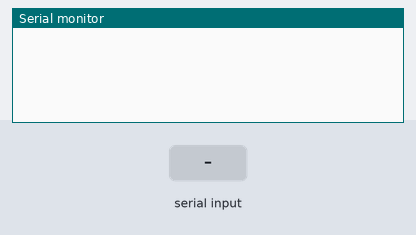
Bench run of a sketch on a simulated Arduino Uno, built with avr-gcc and run on an emulated ATmega328P. On the bench: the last lines printed to the serial monitor. Wiring (inferred from the names in the program): DS1307 clock at I2C address 0x68. The inputs (shaded band) are chosen by the test bench. The local clock reads 2024-03-15 10:24:30 at power-on unless the sketch sets it.

Above: at 2.2 s.
2.3 s: "a90\n" received over Serial
At 3.1 s:
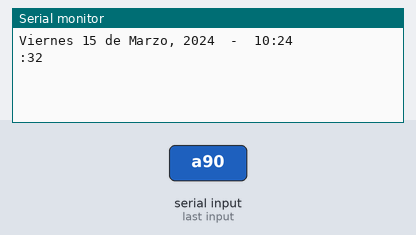
3.8 s: byte 97 ('a') received over Serial
At 4.2 s:
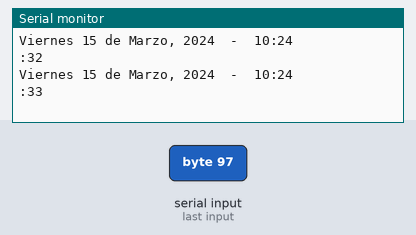
5.3 s: "a,45\n" received over Serial
At 6.5 s:
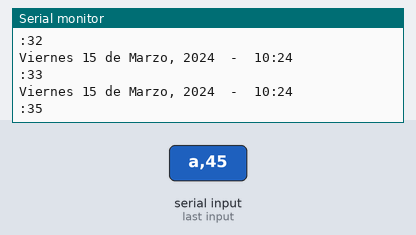

The sketch:

nuevo_seteador_rtc.ino
```cpp
#include <Wire.h>
const int DS1307 = 0x68; // Address of DS1307 see data sheets
const char* days[] =
{"Domingo", "Lunes", "Martes", "Miercoles", "Jueves", "Viernes", "Sabado"};
const char* months[] =
{"Enero", "Febrero", "Marzo", "Abril", "Mayo", "Junio", "Julio", "Agosto","Septiembre", "Octubre", "Noviembre", "Diciembre"};

// Initializes all values:
byte second = 0;
byte minute = 0;
byte hour = 0;
byte weekday = 0;
byte monthday = 0;
byte month = 0;
byte year = 0;


byte i = 0;

byte segundo = 0;
byte minuto = 0;
byte hora = 0;
byte diasemana = 0;
byte dia = 0;
byte mes = 0;
byte anio = 0;

  byte dato;
  byte caracter;

  char arreglo[13];


void setup() {
  Wire.begin();
  Serial.begin(57600);
  delay(1000);

//
//  while (!Serial.available()) delay(10);
//  if (Serial.read() == 'y' || Serial.read() == 'Y')
//
//  // This set of functions allows the user to change the date and time
//  {
//    Serial.read();
//    setTime();
//    Serial.print("The current date and time is now: ");
//    printTime();
//  }
//
//
//  Serial.println("Thank you.");
}

// Continuous function for converting bytes to decimals and vice versa

byte decToBcd(byte val) {
  return ((val/10*16) + (val%10));
}
byte bcdToDec(byte val) {
  return ((val/16*10) + (val%16));
}


// This set of codes is allows input of data
void setTime() {
  Serial.print("Please enter the current year, 00-99. - ");
  year = readByte();
  Serial.println(year);
  Serial.print("Please enter the current month, 1-12. - ");
  month = readByte();
  Serial.println(months[month-1]);
  Serial.print("Please enter the current day of the month, 1-31. - ");
  monthday = readByte();
  Serial.println(monthday);
  Serial.println("Please enter the current day of the week, 1-7.");
  Serial.print("1 Sun | 2 Mon | 3 Tues | 4 Weds | 5 Thu | 6 Fri | 7 Sat - ");
  weekday = readByte();
  Serial.println(days[weekday-1]);
  Serial.print("Please enter the current hour in 24hr format, 0-23. - ");
  hour = readByte();
  Serial.println(hour);
  Serial.print("Please enter the current minute, 0-59. - ");
  minute = readByte();
  Serial.println(minute);
  second = 0;
  Serial.println("The data has been entered.");

  // The following codes transmits the data to the RTC
  Wire.beginTransmission(DS1307);
  Wire.write(byte(0));
  Wire.write(decToBcd(second));
  Wire.write(decToBcd(minute));
  Wire.write(decToBcd(hour));
  Wire.write(decToBcd(weekday));
  Wire.write(decToBcd(monthday));
  Wire.write(decToBcd(month));
  Wire.write(decToBcd(year));
  Wire.write(byte(0));
  Wire.endTransmission();
  // Ends transmission of data
}


byte readByte() {
  while (!Serial.available()) delay(10);
  byte reading = 0;
  byte incomingByte = Serial.read();
  while (incomingByte != '\n') {
    if (incomingByte >= '0' && incomingByte <= '9')
      reading = reading * 10 + (incomingByte - '0');
    else;
    incomingByte = Serial.read();
  }
  Serial.flush();
  return reading;
}


void printTime() {
  char buffer[3];
  readTime();
  Serial.print(days[weekday-1]);
  Serial.print(" ");
  Serial.print(monthday);
  Serial.print(" de ");
  Serial.print(months[month-1]);
  Serial.print(", 20");
  Serial.print(year);
  Serial.print("  -  ");
  Serial.print(hour);
  Serial.print(":");
  sprintf(buffer, "%02d", minute);
  Serial.println(buffer);
  Serial.print(":");
  sprintf(buffer, "%02d", second);
  Serial.println(buffer);

}


void readTime() {
  Wire.beginTransmission(DS1307);
  Wire.write(byte(0));
  Wire.endTransmission();
  Wire.requestFrom(DS1307, 7);
  second = bcdToDec(Wire.read());
  minute = bcdToDec(Wire.read());
  hour = bcdToDec(Wire.read());
  weekday = bcdToDec(Wire.read());
  monthday = bcdToDec(Wire.read());
  month = bcdToDec(Wire.read());
  year = bcdToDec(Wire.read());
}


void loop() {


  if (Serial.available() > 0) {
      dato = Serial.read();
      if ( dato == 'a') {
          printTime();
      }
      if (dato >= '0' && dato <= '9'){
          arreglo[i] = dato;
          i++;
          if (i == 13){
              i = 0;
          }
      }
//      if ( dato == '0') {
//          arreglo[i] = dato;
//          i++;
//          if (i == 13){
//              i = 0;
//          }
//      }
//      if ( dato == '1') {
//          arreglo[i] = dato;
//          i++;
//          if (i == 13){
//              i = 0;
//          }
//      }
//      if ( dato == '2') {
//          arreglo[i] = dato;
//          i++;
//          if (i == 13){
//              i = 0;
//          }
//      }
//      if ( dato == '3') {
//          arreglo[i] = dato;
//          i++;
//          if (i == 13){
//              i = 0;
//          }
//      }
//      if ( dato == '4') {
//          arreglo[i] = dato;
//          i++;
//          if (i == 13){
//              i = 0;
//          }
//      }
//      if ( dato == '5') {
//          arreglo[i] = dato;
//          i++;
//          if (i == 13){
//              i = 0;
//          }
//      }
//      if ( dato == '6') {
//          arreglo[i] = dato;
//          i++;
//          if (i == 13){
//              i = 0;
//          }
//      }
//      if ( dato == '7') {
//          arreglo[i] = dato;
//          i++;
//          if (i == 13){
//              i = 0;
//          }
//      }
//      if ( dato == '8') {
//          arreglo[i] = dato;
//          i++;
//          if (i == 13){
//              i = 0;
//          }
//      }
//      if ( dato == '9') {
//          arreglo[i] = dato;
//          i++;
//          if (i == 13){
//              i = 0;
//          }
//      }

      if ( dato == 'b') {
        anio = (arreglo[0] -48) * 10 + arreglo[1] - 48;
        mes = (arreglo[2] -48) * 10 + arreglo[3] - 48;
        diasemana = (arreglo[4] -48);
        dia = (arreglo[5] -48) * 10 + arreglo[6] - 48;
        hora = (arreglo[7] -48) * 10 + arreglo[8] - 48;
        minuto = (arreglo[9] -48) * 10 + arreglo[10] - 48;
        segundo = (arreglo[11] -48) * 10 + arreglo[12] - 48;

        Wire.beginTransmission(DS1307);
        Wire.write(byte(0));
        Wire.write(decToBcd(segundo));
        Wire.write(decToBcd(minuto));
        Wire.write(decToBcd(hora));
        Wire.write(decToBcd(diasemana));
        Wire.write(decToBcd(dia));
        Wire.write(decToBcd(mes));
        Wire.write(decToBcd(anio));
        Wire.write(byte(0));
        Wire.endTransmission();
      }
   }
}
```

Measured:
- after the input at 2.3 s, the serial monitor: prints a new line at once (image 1)
- after the input at 3.8 s, the serial monitor: prints a new line at once (image 2)
- after the input at 5.3 s, the serial monitor: prints a new line at once (image 3)
